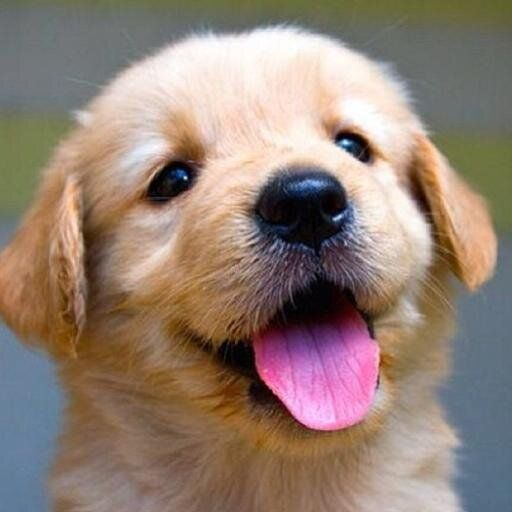
#> input picture Task 4/Images/dog1.jpg, 512 x 512 px, found by its file name
$ jupyter execute --allow-errors Task4.3.ipynb
#> lines starting #> are read from the running program, lines starting #| are printed output that depends on the picture
[cell 1]
# Task -> Take 2 or more images and combine it to form single image. For example collage

[cell 2]
import cv2,numpy

[cell 3]
photo=cv2.imread('dog1.jpg')
#> photo is the input picture: shape (512, 512, 3); mean B, G, R 116.5, 128.1, 147
cv2.imshow('DOG1',photo)
cv2.waitKey()
cv2.destroyAllWindows()

[cell 4]
photo2=cv2.imread('dog2.jpg')
cv2.imshow('DOG2',photo2)
cv2.waitKey()
cv2.destroyAllWindows()

[cell 5]
photo3=cv2.imread('dog3.jpg')
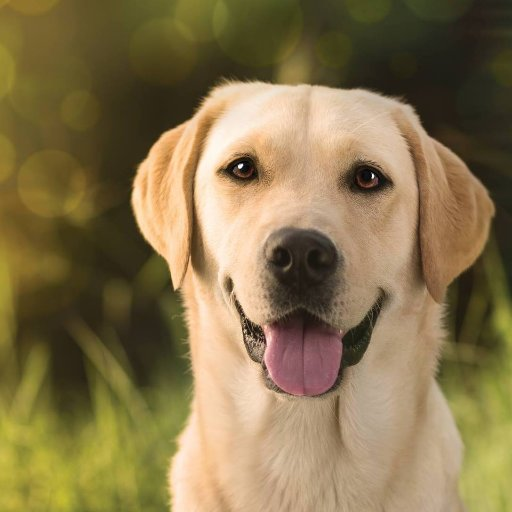
#> input picture Task 4/Images/dog3.jpg, 512 x 512 px, found by its file name
#> photo3 is the input picture: shape (512, 512, 3); mean B, G, R 77.6, 116.9, 135.3
cv2.imshow('DOG3',photo3)
cv2.waitKey()
cv2.destroyAllWindows()

[cell 6]
photo4=cv2.imread('dog4.jpg')
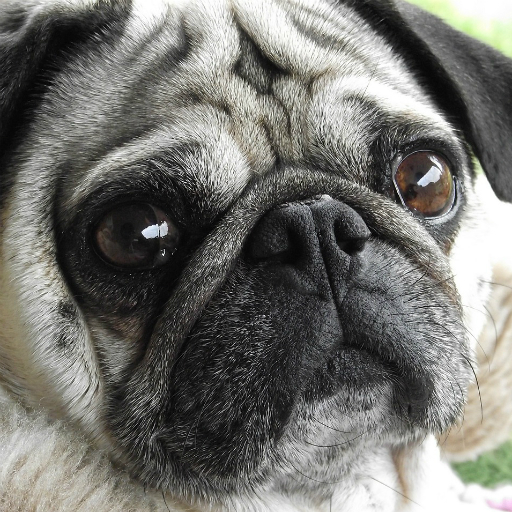
#> input picture Task 4/Images/dog4.jpg, 512 x 512 px, found by its file name
#> photo4 is the input picture: shape (512, 512, 3); mean B, G, R 110.9, 115.6, 115.9
cv2.imshow('DOG4',photo4)
cv2.waitKey()
cv2.destroyAllWindows()

#> (a cell that did not finish here is left out)

[cell 8]
arr2=numpy.hstack([photo3,photo4])
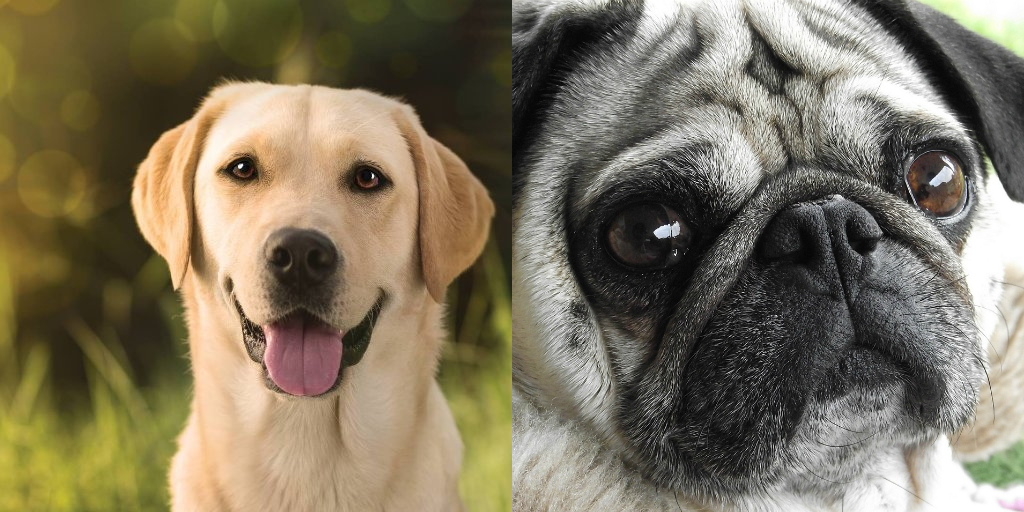
#> arr2: shape (512, 1024, 3); mean B, G, R 94.2, 116.2, 125.6
cv2.imshow('COLLAGE2',arr2)
cv2.waitKey()
cv2.destroyAllWindows()
